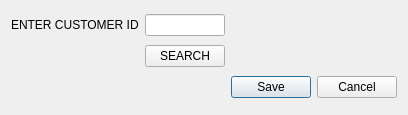
<?xml version="1.0" encoding="UTF-8"?>
<ui version="4.0">
 <class>customer_drecord</class>
 <widget class="QDialog" name="customer_drecord">
  <property name="geometry">
   <rect>
    <x>0</x>
    <y>0</y>
    <width>365</width>
    <height>115</height>
   </rect>
  </property>
  <property name="windowTitle">
   <string>Dialog</string>
  </property>
  <layout class="QGridLayout" name="gridLayout">
   <item row="3" column="2">
    <widget class="QDialogButtonBox" name="buttonBox">
     <property name="orientation">
      <enum>Qt::Horizontal</enum>
     </property>
     <property name="standardButtons">
      <set>QDialogButtonBox::Cancel|QDialogButtonBox::Save</set>
     </property>
    </widget>
   </item>
   <item row="0" column="1">
    <widget class="QLineEdit" name="editc_id"/>
   </item>
   <item row="1" column="1">
    <widget class="QPushButton" name="c_search">
     <property name="text">
      <string>SEARCH</string>
     </property>
    </widget>
   </item>
   <item row="0" column="0">
    <widget class="QLabel" name="label">
     <property name="text">
      <string>ENTER CUSTOMER ID</string>
     </property>
    </widget>
   </item>
  </layout>
 </widget>
 <resources/>
 <connections>
  <connection>
   <sender>buttonBox</sender>
   <signal>accepted()</signal>
   <receiver>customer_drecord</receiver>
   <slot>accept()</slot>
   <hints>
    <hint type="sourcelabel">
     <x>248</x>
     <y>254</y>
    </hint>
    <hint type="destinationlabel">
     <x>157</x>
     <y>274</y>
    </hint>
   </hints>
  </connection>
  <connection>
   <sender>buttonBox</sender>
   <signal>rejected()</signal>
   <receiver>customer_drecord</receiver>
   <slot>reject()</slot>
   <hints>
    <hint type="sourcelabel">
     <x>316</x>
     <y>260</y>
    </hint>
    <hint type="destinationlabel">
     <x>286</x>
     <y>274</y>
    </hint>
   </hints>
  </connection>
 </connections>
</ui>
